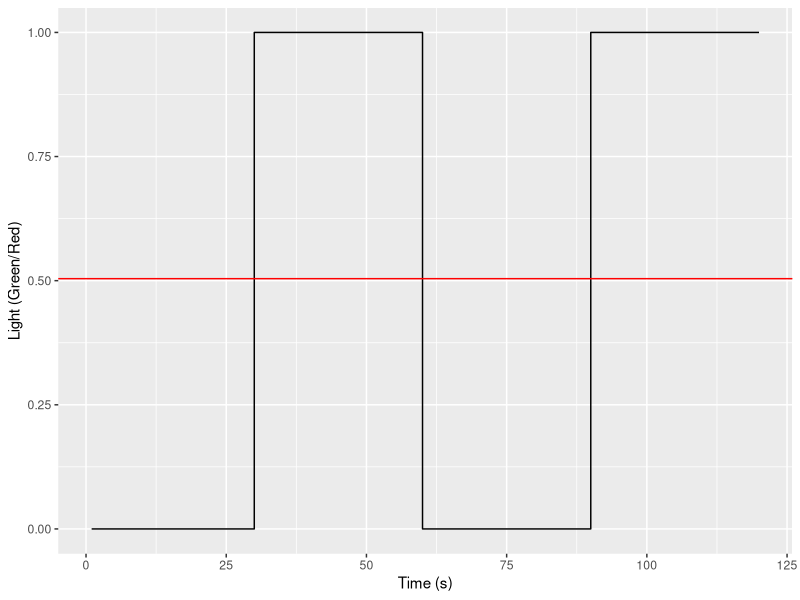

The R script that drew this image: (Note: this script raises an error after producing the figure.)
## ---- chunk 1
library(ggplot2)
N <- 1 # samples 
x <- c(seq(from = 1,  to = 30,  by = N),
       seq(from = 30, to =  60,  by = N),
       seq(from = 60, to =  90,  by = N),
       seq(from = 90, to =  120, by = N))
y <- c(rep(0, 30), rep(1, 31),rep(0, 31), rep(1, 31))
df <- data.frame(c(list(x),list(y)))
names(df) <- c("Time", "Light")
ggplot(data=df,aes(x=Time,y=Light))+geom_path() + 
  geom_hline(aes(yintercept=mean(Light)), color = "Red") + 
  labs(x='Time (s)', y = 'Light (Green/Red)')
## ---- chunk 2
knitr::include_graphics("images/p1-01-network.png")
